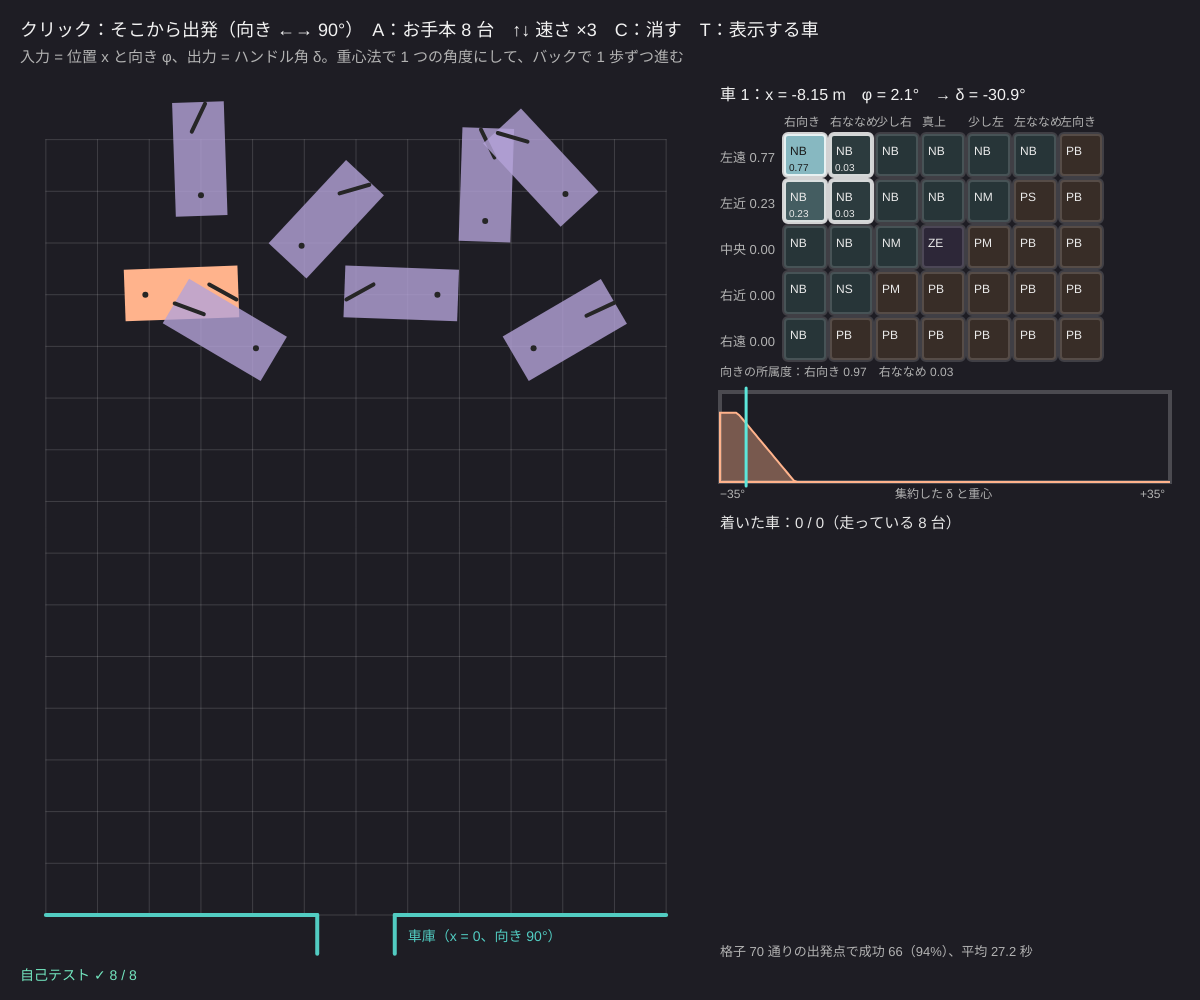
Frame 1 (no input)
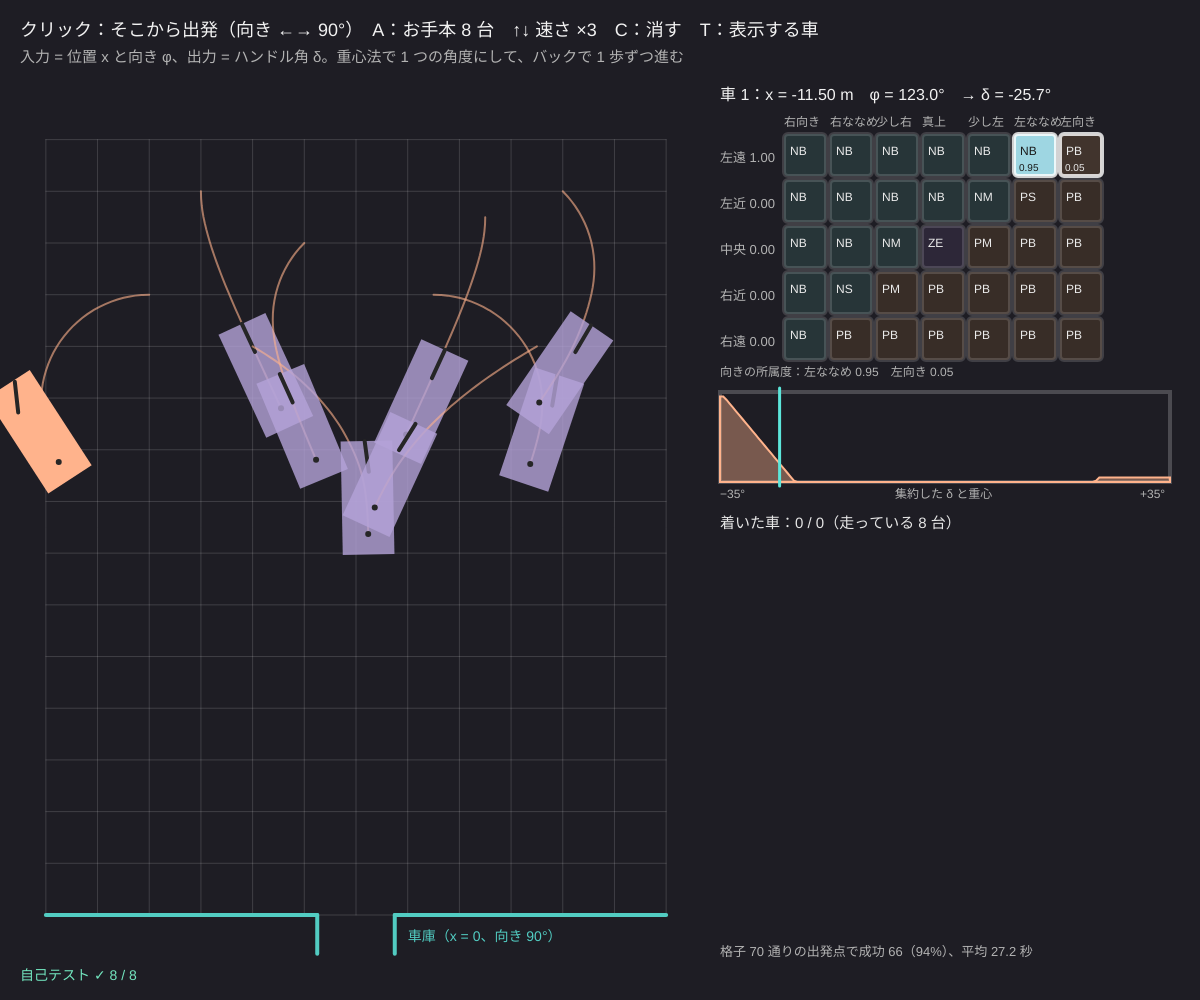
Frame 60 (no input)
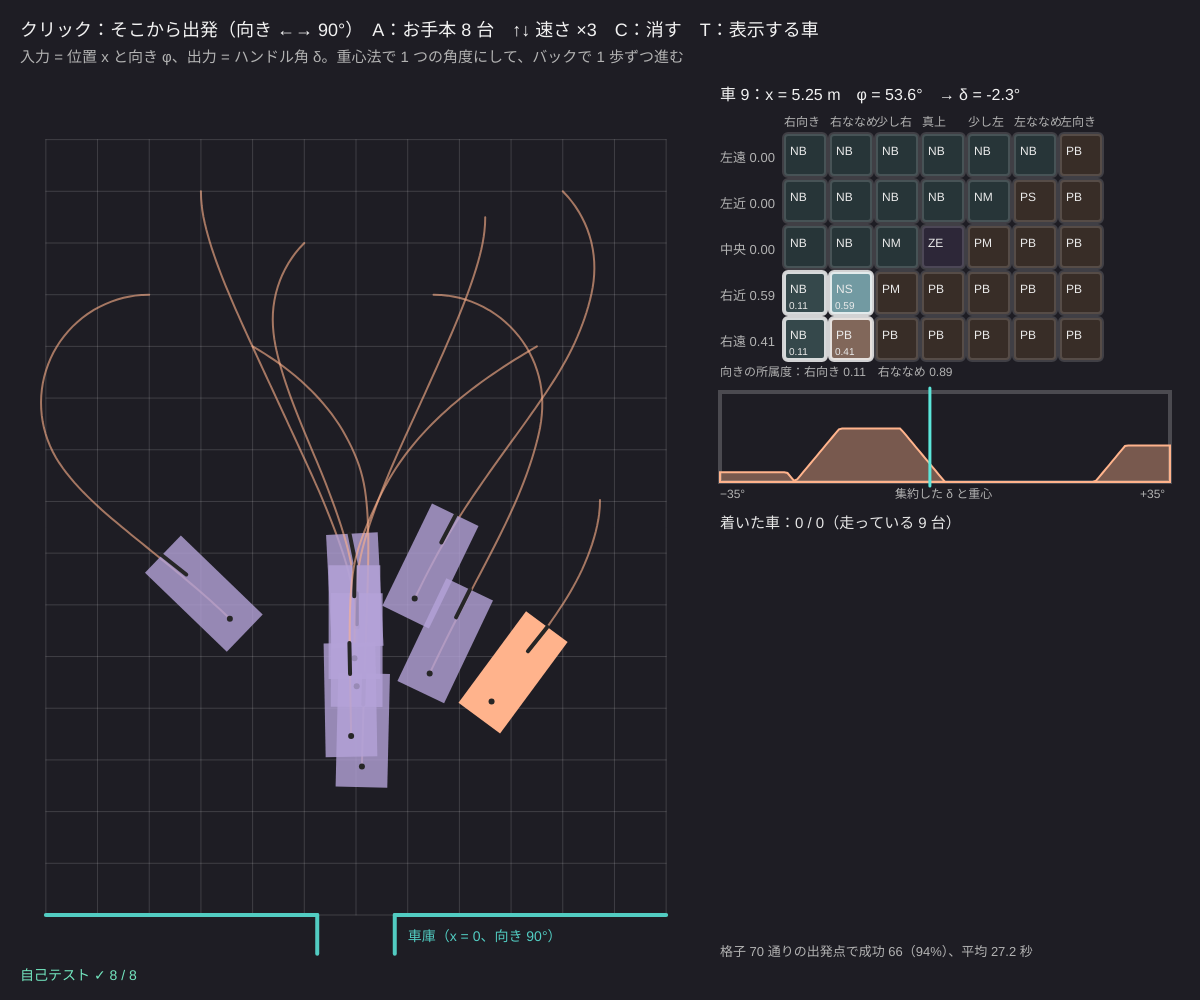
Frame 120 (the mouse pressed at the canvas centre since frame 60)

The p5.js sketch that drew these frames (run headless with seeded random() and noise() and a simulated clock; from frame 60 on, the mouse is pressed at the canvas centre):

// p5.js sketch
// ── sketch.js
// ============================================
// 10 ファジィ制御で車庫入れ（トラックのバック）
// 「車庫より少し右にいて、車の向きが真上なら、ハンドルを左にいっぱい」― 位置 x と向き φ の 5 × 7 = 35 規則でハンドル角を決める
//   車はバックで進む（自転車モデル：x' = −v cos φ、y' = −v sin φ、φ' = −v tan δ / L）を RK4 で解く
// クリック = そこから出発 / ←→ = 出発の向き / A = お手本 8 台 / ↑↓ = 速さ / C = 消す / T = 表示する車を切りかえ
// ============================================

let LW = 2.5, V = 1.0, DMAX = 35;        // ★ ホイールベース [m]、バックの速さ [m/s]、ハンドルの最大 [度]
let speedK = 3;                          // ★ 1 フレームに何回計算するか（↑↓）
let phi0 = 90;                           // ★ クリックで出発するときの向き [度]（90 = 前が上）
const XN = ['左遠', '左近', '中央', '右近', '右遠'], XC = [-10, -2, 0, 2, 10];          // ★ 位置 x [m] の集合（中心）
const PN = ['右向き', '右ななめ', '少し右', '真上', '少し左', '左ななめ', '左向き'], PC = [0, 60, 80, 90, 100, 120, 180];   // ★ 向き φ [度]
const DN = ['NB', 'NM', 'NS', 'ZE', 'PS', 'PM', 'PB'];                                // ハンドル角 δ（正 = 左にきる）
// ★ 規則の表：RULE_TAB[位置][向き] = ハンドルの番号（0 = NB … 6 = PB）
const RULE_TAB = [
  [0, 0, 0, 0, 0, 0, 6],   // 左遠
  [0, 0, 0, 0, 1, 4, 6],   // 左近
  [0, 0, 1, 3, 5, 6, 6],   // 中央
  [0, 2, 5, 6, 6, 6, 6],   // 右近
  [0, 6, 6, 6, 6, 6, 6],   // 右遠
];
const PRESETS = [[-8, 24, 0], [-6, 28, 90], [-4, 22, 150], [-2, 26, 45], [3, 24, 180], [5, 27, 90], [7, 22, 30], [8, 28, 135]];
let sys, trucks = [], sel = 0, bench, D2R = Math.PI / 180;

function setup() {
  createCanvas(windowWidth, windowHeight);
  colorMode(HSB, 360, 100, 100, 100);
  let rules = [];
  for (let i = 0; i < 5; i++) for (let j = 0; j < 7; j++) rules.push({ ifs: [i, j], then: RULE_TAB[i][j] });
  sys = { inputs: [{ lo: -10, hi: 10, sets: triSets(XC, XN) }, { lo: 0, hi: 180, sets: triSets(PC, PN) }],
          output: { lo: -DMAX, hi: DMAX, sets: evenTri(-DMAX, DMAX, DN) }, rules, and: 'min', imp: 'min', N: 141 };
  selfTest();
  runPresets();
}

// 運動方程式（バック）：s = [x, y, φ]、δ はハンドル角 [度]
function truckDeriv(s, d) { return [-V * Math.cos(s[2]), -V * Math.sin(s[2]), (-V * Math.tan(d * D2R)) / LW]; }
// 向きを 0〜180 度に入れる（下向きは端の集合へ）
function headingDeg(s) { let p = ((s[2] / D2R) % 360 + 360) % 360; if (p > 270) p -= 360; return clampv(p, 0, 180); }
function wrapDeg(a) { return ((a / D2R) % 360 + 360) % 360; }   // 0〜360 度に
function controller(s) { return mamdani(sys, [s[0], headingDeg(s)]); }
function makeTruck(x, y, p) { return { s: [x, y, p * D2R], path: [[x, y]], d: 0, done: false, ok: false, t: 0 }; }
function advanceTruck(tr, h) {
  if (tr.done) return;
  tr.d = controller(tr.s).y;
  tr.s = rk4(truckDeriv, tr.s, tr.d, h); tr.t += h;
  if (tr.t % 0.25 < h) tr.path.push([tr.s[0], tr.s[1]]);
  if (tr.s[1] <= 0) { tr.done = true; tr.ok = Math.abs(tr.s[0]) < 0.5 && Math.abs(wrapDeg(tr.s[2]) - 90) < 5; tr.path.push([tr.s[0], tr.s[1]]); }
  if (Math.abs(tr.s[0]) > 14 || tr.s[1] > 40 || tr.t > 80) tr.done = true;
}
// 最後まで走らせる（自己テストと成績用）
function runToEnd(x, y, p) { let tr = makeTruck(x, y, p); while (!tr.done) advanceTruck(tr, 0.05); return tr; }
function runPresets() { trucks = PRESETS.map(([x, y, p]) => makeTruck(x, y, p)); sel = 0; }

function draw() {
  background(250, 18, 14);
  for (let k = 0; k < speedK; k++) for (let tr of trucks) advanceTruck(tr, 0.05);
  let sc = Math.min((width * 0.56) / 26, (height - 170) / 32), ox = 20 + 13 * sc, oy = height - 85;
  let P = (x, y) => [ox + x * sc, oy - y * sc];

  fill(0, 0, 95); noStroke(); textSize(18);
  text('クリック：そこから出発（向き ←→ ' + phi0 + '°）　A：お手本 8 台　↑↓ 速さ ×' + speedK + '　C：消す　T：表示する車', 20, 36);
  fill(0, 0, 70); textSize(15);
  text('入力 = 位置 x と向き φ、出力 = ハンドル角 δ。重心法で 1 つの角度にして、バックで 1 歩ずつ進む', 20, 62);

  // 駐車場と車庫
  stroke(0, 0, 100, 15); strokeWeight(1);
  for (let x = -12; x <= 12; x += 2) line(...P(x, 0), ...P(x, 30));
  for (let y = 0; y <= 30; y += 2) line(...P(-12, y), ...P(12, y));
  stroke(175, 60, 80); strokeWeight(4); line(...P(-1.5, 0), ...P(-1.5, -1.5)); line(...P(1.5, 0), ...P(1.5, -1.5)); line(...P(-12, 0), ...P(-1.5, 0)); line(...P(1.5, 0), ...P(12, 0));
  noStroke(); fill(175, 60, 80); textSize(14); text('車庫（x = 0、向き 90°）', P(2, 0)[0], P(0, -1)[1]);
  // 軌跡と車
  trucks.forEach((tr, k) => {
    let col = tr.done ? (tr.ok ? color(160, 50, 90) : color(0, 70, 100)) : color(20, 45, 100);
    noFill(); stroke(hue(col), saturation(col), brightness(col), 60); strokeWeight(2);
    if (tr.path.length > 1) { beginShape(); for (let [x, y] of tr.path) vertex(...P(x, y)); vertex(...P(tr.s[0], tr.s[1])); endShape(); }
    drawTruck(P, tr, sc, k === sel ? color(20, 45, 100) : color(260, 25, 85, 80));
  });

  // 選んだ車の推論
  let tr = trucks[sel]; if (!tr) return hud();
  let r = controller(tr.s), tx = width * 0.6, ty = 100, cs = Math.min(46, (width - tx - 110) / 7.5);
  fill(0, 0, 95); textSize(16);
  text('車 ' + (sel + 1) + '：x = ' + nf(tr.s[0], 1, 2) + ' m　φ = ' + nf(headingDeg(tr.s), 1, 1) + '°　→ δ = ' + nf(r.y, 1, 1) + '°', tx, ty);
  textSize(12); fill(0, 0, 70);
  for (let j = 0; j < 7; j++) text(PN[j], tx + 64 + j * cs, ty + 26);
  for (let i = 0; i < 5; i++) {
    fill(0, 0, 70); textSize(13); text(XN[i] + ' ' + nf(r.deg[0][i], 1, 2), tx, ty + 34 + (i + 0.6) * cs);
    for (let j = 0; j < 7; j++) {
      let w = r.w[i * 7 + j], k = RULE_TAB[i][j], x = tx + 64 + j * cs, y = ty + 34 + i * cs;
      fill(k < 3 ? 190 : k > 3 ? 20 : 260, 30, 22 + 70 * w); stroke(0, 0, 100, w > 0 ? 80 : 15); rect(x, y, cs - 4, cs - 4, 4);
      noStroke(); fill(0, 0, w > 0.6 ? 10 : 92); textSize(12); text(DN[k], x + 6, y + cs * 0.45);
      if (w > 0) { textSize(10); text(nf(w, 1, 2), x + 5, y + cs * 0.8); }
    }
  }
  let yy = ty + 34 + 5 * cs + 12;
  fill(0, 0, 70); textSize(12);
  text('向きの所属度：' + PN.map((n, j) => (r.deg[1][j] > 0 ? n + ' ' + nf(r.deg[1][j], 1, 2) : '')).filter((s) => s).join('　'), tx, yy);
  // 集約した出力と重心
  let gx = tx, gy = yy + 16, gw = width - tx - 30, gh = 90;
  stroke(0, 0, 100, 20); noFill(); rect(gx, gy, gw, gh);
  fill(20, 45, 100, 40); stroke(20, 45, 100); strokeWeight(2); beginShape(); vertex(gx, gy + gh);
  r.ox.forEach((x, i) => vertex(gx + ((x + DMAX) / (2 * DMAX)) * gw, gy + gh - r.agg[i] * gh)); vertex(gx + gw, gy + gh); endShape(CLOSE);
  let xc = gx + ((r.y + DMAX) / (2 * DMAX)) * gw; stroke(175, 60, 90); strokeWeight(3); line(xc, gy - 4, xc, gy + gh + 4);
  noStroke(); fill(0, 0, 70); textSize(12); text('−35°', gx, gy + gh + 16); text('+35°', gx + gw - 30, gy + gh + 16); text('集約した δ と重心', gx + gw / 2 - 50, gy + gh + 16);
  // 成績
  let done = trucks.filter((q) => q.done), okN = done.filter((q) => q.ok).length;
  fill(0, 0, 90); textSize(15);
  text('着いた車：' + okN + ' / ' + done.length + '（走っている ' + (trucks.length - done.length) + ' 台）', tx, gy + gh + 46);
  done.slice(-4).forEach((q, k) => { fill(q.ok ? color(160, 50, 90) : color(0, 70, 100)); textSize(13); text((q.ok ? '✓' : '✗') + ' 車 ' + (trucks.indexOf(q) + 1) + '：x の誤差 ' + nf(Math.abs(q.s[0]), 1, 2) + ' m、向きの誤差 ' + nf(Math.abs(wrapDeg(q.s[2]) - 90), 1, 1) + '°、' + nf(q.t, 1, 1) + ' 秒', tx, gy + gh + 70 + k * 20); });
  fill(0, 0, 70); textSize(13);
  text('格子 ' + bench.n + ' 通りの出発点で成功 ' + bench.ok + '（' + nf((100 * bench.ok) / bench.n, 1, 0) + '%）、平均 ' + nf(bench.t, 1, 1) + ' 秒', tx, height - 44);
  hud();
}
function hud() { fill(selfTestResults.every((q) => q.ok) ? color(160, 50, 90) : color(0, 80, 100)); textSize(14); noStroke(); text(selfTestLine(), 20, height - 20); }
// トラック：後輪の軸が (x, y)、前へ 4 m の車体
function drawTruck(P, tr, sc, col) {
  let [x, y, f] = tr.s, c = Math.cos(f), s = Math.sin(f), pts = [[-0.8, -1], [3.6, -1], [3.6, 1], [-0.8, 1]];
  noStroke(); fill(col); beginShape();
  for (let [a, b] of pts) vertex(...P(x + a * c - b * s, y + a * s + b * c));
  endShape(CLOSE);
  let fx = x + 3 * c, fy = y + 3 * s, d = f + tr.d * D2R;              // 前輪（ハンドルの向き）
  stroke(0, 0, 15); strokeWeight(4); line(...P(fx - 0.6 * Math.cos(d), fy - 0.6 * Math.sin(d)), ...P(fx + 0.6 * Math.cos(d), fy + 0.6 * Math.sin(d)));
  noStroke(); fill(0, 0, 15); circle(...P(x, y), 6);
}

function mousePressed() {
  let sc = Math.min((width * 0.56) / 26, (height - 170) / 32), ox = 20 + 13 * sc, oy = height - 85;
  let x = (mouseX - ox) / sc, y = (oy - mouseY) / sc;
  if (x < -11 || x > 11 || y < 4 || y > 30) return;
  trucks.push(makeTruck(x, y, phi0)); sel = trucks.length - 1;
}
function keyPressed() {
  if (key === LEFT_ARROW) phi0 = (phi0 + 15) % 360;
  if (key === RIGHT_ARROW) phi0 = (phi0 + 345) % 360;
  if (key === UP_ARROW) speedK = Math.min(12, speedK + 1);
  if (key === DOWN_ARROW) speedK = Math.max(1, speedK - 1);
  if (key === 'a' || key === 'A') runPresets();
  if (key === 'c' || key === 'C') { trucks = []; sel = 0; }
  if ((key === 't' || key === 'T') && trucks.length) sel = (sel + 1) % trucks.length;
}

// ---- 自己テスト
function selfTest() {
  selfTestResults = [];
  let anti = true;
  for (let i = 0; i < 5; i++) for (let j = 0; j < 7; j++) if (RULE_TAB[4 - i][6 - j] !== 6 - RULE_TAB[i][j]) anti = false;
  check('規則の表は左右対称（x と向きを鏡に映すと、ハンドルが逆）', anti);
  check('x = 0・向き 90° → (中央, 真上) だけ発火 → δ = ZE の重心 = 0', near(controller([0, 10, 90 * D2R]).y, 0, 1e-9));
  let st = runToEnd(0, 25, 90);
  check('真上から真っすぐバック → x = 0、向き 90° のまま車庫へ', st.ok && Math.abs(st.s[0]) < 1e-9);
  let h = 0.05, s = [0, 0, Math.PI / 2], w = (-V * Math.tan(20 * D2R)) / LW;
  for (let k = 0; k < 40; k++) s = rk4(truckDeriv, s, 20, h);
  let ph = Math.PI / 2 + w * 2;
  check('RK4：ハンドル 20° のまま 2 秒 → 円の式 x = −v(sin φ − sin φ₀)/ω などと一致（誤差 < 1e-6）',
    near(s[0], (-V * (Math.sin(ph) - 1)) / w, 1e-6) && near(s[1], (V * Math.cos(ph)) / w, 1e-6) && near(s[2], ph, 1e-9));
  let a = runToEnd(6, 24, 60), b = runToEnd(-6, 24, 120);
  check('鏡の出発点 (6, 24, 60°) と (−6, 24, 120°) → 着いた x が逆符号', near(a.s[0], -b.s[0], 1e-6));
  check('お手本 8 台は全部 |x| < 0.5 m・向き ±5° で車庫に入る', PRESETS.every(([x, y, p]) => runToEnd(x, y, p).ok));
  let n = 0, ok = 0, tt = 0;
  for (let x = -6; x <= 6; x += 2) for (let p = 0; p <= 180; p += 45) for (let y of [22, 28]) { let q = runToEnd(x, y, p); n++; if (q.ok) { ok++; tt += q.t; } }
  bench = { n, ok, t: tt / Math.max(1, ok) };
  check('格子 ' + n + ' 通りの出発点で 90% 以上が成功（' + ok + ' / ' + n + '）', ok >= 0.9 * n);
  check('向き 300°（前が右下）から出発 → 1 回転して 450° になっても、向きは 90° として判定', runToEnd(0, 25, 300).ok);
  reportSelfTest();
}

// ---------- やってみよう ----------
// 1. 車庫のすぐ上（y = 8 くらい）で、横に離れた所から出発すると？ 間に合わないのはなぜ？
// 2. 表の「中央」の行の 1（NM）と 5（PM）を 2 と 4 にすると、ハンドルがおだやかになる。成功率は？
// 3. XC の 2 と −2 を 5 と −5 にすると、車庫の近くで「まっすぐにする」力が弱くなる
// 4. LW（車の長さ）を 5 にすると、小回りがきかない。規則はそのままで大丈夫？
// 5. 向き 270°（前が下）で出発すると、端の集合（右向き・左向き）だけで回って戻ってくる


// ==================================================
// ここから下は「ファジィの道具」（中身は読まなくても OK。消さないでね）
// ==================================================
// ---- メンバーシップ関数（所属度 μ を 0〜1 で返す）
function trimf(x, a, b, c) {            // 三角：a で 0、b で 1、c で 0
  if (x < a || x > c) return 0;
  if (x === b) return 1;
  if (x < b) return b > a ? (x - a) / (b - a) : 1;
  return c > b ? (c - x) / (c - b) : 1;
}
// mf = { type: 'tri', p: [a, b, c] } のような形
function evalMF(mf, x) { let p = mf.p; return mf.type === 'tri' ? trimf(x, p[0], p[1], p[2]) : 0; }
function clampv(v, a, b) { return v < a ? a : v > b ? b : v; }
// 中心の列から三角 MF を作る（両端は肩）
function triSets(c, names) { return names.map((name, i) => ({ name, mf: { type: 'tri', p: [i ? c[i - 1] : c[0], c[i], i < c.length - 1 ? c[i + 1] : c[i]] } })); }

// ---- 非ファジィ化：重心 = ∫x μ dx ÷ ∫μ dx（折れ線の区間ごとに正確に積分）。どの規則も発火しなければ null
function centroid(xs, ys) {
  let A = 0, M = 0;
  for (let i = 0; i + 1 < xs.length; i++) {
    let h = xs[i + 1] - xs[i], y0 = ys[i], y1 = ys[i + 1];
    A += (h * (y0 + y1)) / 2;
    M += (h * (xs[i] * (2 * y0 + y1) + xs[i + 1] * (y0 + 2 * y1))) / 6;
  }
  return A > 1e-12 ? M / A : null;
}

// ---- マムダニ型推論
// sys = { inputs: [{ name, lo, hi, sets: [{ name, mf }] }], output: { name, lo, hi, sets }, rules: [{ ifs: [i, j], then: k }],
//         and: 'min' | 'prod', imp: 'min' | 'prod', N: 401 }
function mamdani(sys, xin) {
  let deg = sys.inputs.map((v, i) => v.sets.map((s) => evalMF(s.mf, clampv(xin[i], v.lo, v.hi))));
  let w = sys.rules.map((r) => r.ifs.reduce((acc, si, i) => (si < 0 ? acc : sys.and === 'prod' ? acc * deg[i][si] : Math.min(acc, deg[i][si])), 1));
  let o = sys.output, str = o.sets.map(() => 0);
  sys.rules.forEach((r, k) => { str[r.then] = Math.max(str[r.then], w[k]); });   // 同じ後件は max でまとめる
  let N = sys.N || 401, ox = new Array(N), agg = new Array(N);
  for (let i = 0; i < N; i++) {
    let x = o.lo + ((o.hi - o.lo) * i) / (N - 1), a = 0;
    for (let k = 0; k < o.sets.length; k++) if (str[k] > 0) {
      let m = evalMF(o.sets[k].mf, x);
      a = Math.max(a, sys.imp === 'prod' ? str[k] * m : Math.min(str[k], m));   // 切る（min）か縮める（積）
    }
    ox[i] = x; agg[i] = a;
  }
  let c = centroid(ox, agg);
  return { deg, w, str, ox, agg, y: c === null ? (o.lo + o.hi) / 2 : c, fired: c !== null };
}
// 等間隔の三角 MF を n 個（両端は肩）
function evenTri(lo, hi, names) {
  let n = names.length, d = (hi - lo) / (n - 1);
  return names.map((name, i) => ({ name, mf: { type: 'tri', p: [lo + (i - 1) * d, lo + i * d, lo + (i + 1) * d] } }));
}

// ---- 4 次のルンゲ＝クッタ法（f(s, u) = ds/dt）
function rk4(f, s, u, h) {
  let k1 = f(s, u), k2 = f(s.map((v, i) => v + (h / 2) * k1[i]), u);
  let k3 = f(s.map((v, i) => v + (h / 2) * k2[i]), u), k4 = f(s.map((v, i) => v + h * k3[i]), u);
  return s.map((v, i) => v + (h / 6) * (k1[i] + 2 * k2[i] + 2 * k3[i] + k4[i]));
}

// ---- 自己テストの道具
let selfTestResults = [];
function check(name, cond) { selfTestResults.push({ name, ok: !!cond }); }
function near(a, b, tol) { return a !== null && Math.abs(a - b) <= (tol === undefined ? 1e-9 : tol); }
function reportSelfTest() { for (let r of selfTestResults) (r.ok ? console.log : console.error)((r.ok ? '✓ ' : '✗ ') + r.name); }
function selfTestLine() { let n = selfTestResults.filter((r) => r.ok).length; return '自己テスト ' + (n === selfTestResults.length ? '✓ ' : '✗ ') + n + ' / ' + selfTestResults.length; }
